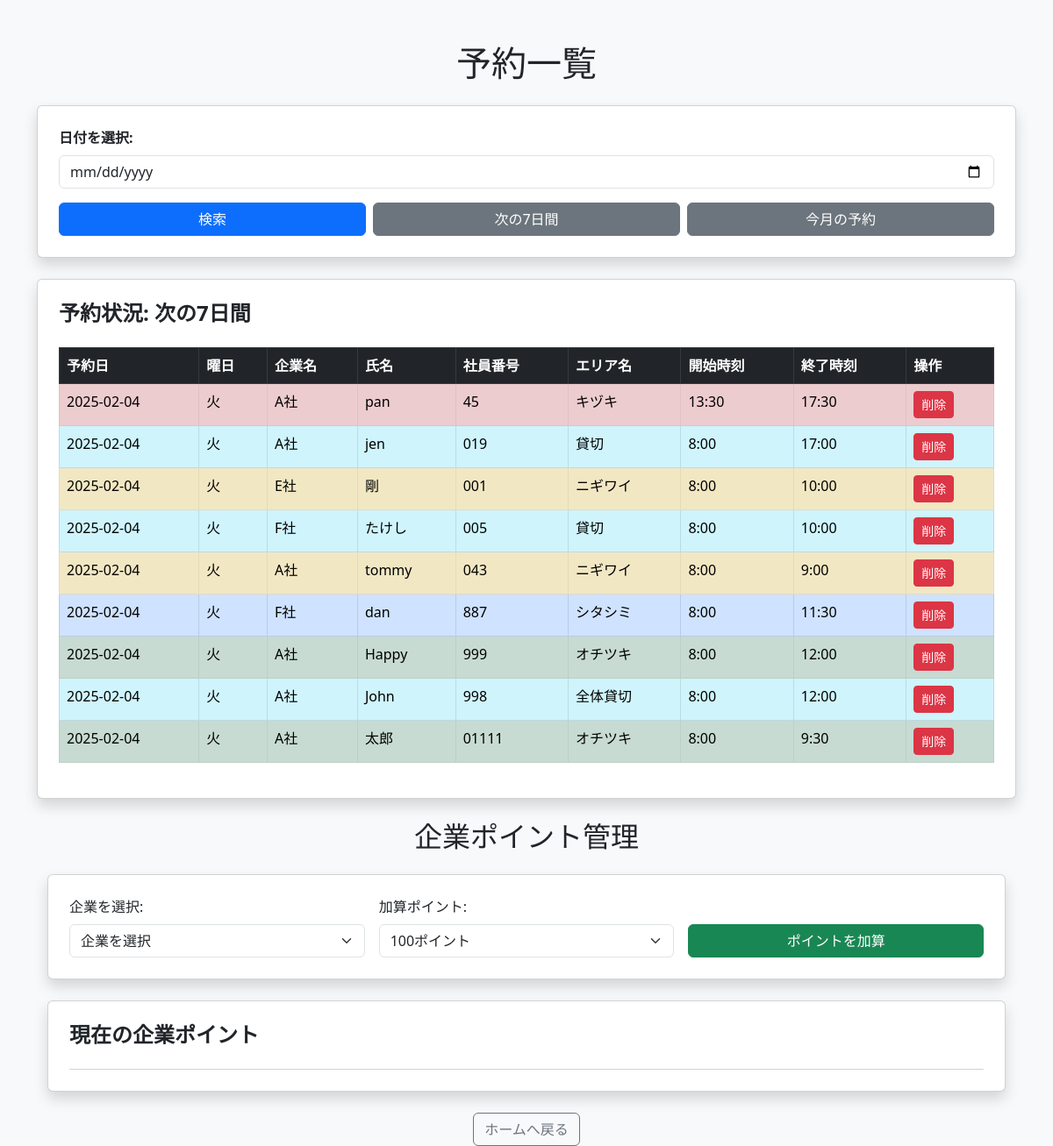
Screenshot of /reservations_list?range=7days with the database file from the repository.
### app.py (models this page shows)
class Reservation(db.Model):
    id = db.Column(db.Integer, primary_key=True)
    company = db.Column(db.String(50), nullable=False)  # 企業名
    name = db.Column(db.String(100), nullable=False)  # 氏名
    employee_id = db.Column(db.String(20), nullable=False)  # 社員番号
    area = db.Column(db.String(100), nullable=False)  # 予約エリア（複数選択可能）
    date = db.Column(db.Date, nullable=False)  # ✅ String → Date に変更
    start_time = db.Column(db.String(5), nullable=False)
    end_time = db.Column(db.String(5), nullable=False)
    created_at = db.Column(db.DateTime, default=datetime.utcnow)

### app.py (the view)
@app.route('/reservations_list', methods=['GET'])
def reservations_list():
    date = request.args.get('date')
    range_type = request.args.get('range')
    today = datetime.today().strftime('%Y-%m-%d')
    if range_type == "7days":
        end_date = (datetime.today() + timedelta(days=7)).strftime('%Y-%m-%d')
        reservations = Reservation.query.filter(
            and_(Reservation.date >= today, Reservation.date <= end_date)
        ).order_by(Reservation.date, Reservation.start_time).all()
    elif range_type == "month":
        end_date = (datetime.today().replace(day=1) + timedelta(days=31)).strftime('%Y-%m-%d')
        reservations = Reservation.query.filter(
            and_(Reservation.date >= today, Reservation.date <= end_date)
        ).order_by(Reservation.date, Reservation.start_time).all()
    elif date:
        try:
            date = datetime.strptime(date, "%Y-%m-%d").date()  # ✅ ここで型変換をチェック
        except ValueError:
            date = None
        reservations = Reservation.query.filter_by(date=date).order_by(Reservation.start_time).all()
    else:
        reservations = []
    return render_template('reservations_list.html', reservations=reservations, selected_date=date, range_type=range_type)

### templates/reservations_list.html (shortened to what this page needs)
<!DOCTYPE html>
<html lang="ja">
<head>
    <link href="https://cdn.jsdelivr.net/npm/bootstrap@5.3.0/dist/css/bootstrap.min.css" rel="stylesheet">
</head>
<body class="bg-light">
    <div class="container mt-5">
        <h1 class="text-center mb-4">予約一覧</h1>
        <div class="card shadow p-4">
            <form method="get" action="/reservations_list">
                <div class="mb-3">
                    <label for="date" class="form-label fw-bold">日付を選択:</label>
                    <input type="date" id="date" name="date" class="form-control" required>
                </div>
                <div class="d-flex gap-2">
                    <button type="submit" class="btn btn-primary w-100">検索</button>
                    <a href="/reservations_list?range=7days" class="btn btn-secondary w-100">次の7日間</a>
                    <a href="/reservations_list?range=month" class="btn btn-secondary w-100">今月の予約</a>
                </div>
            </form>
        </div>
        <div class="card shadow p-4 mt-4">
            <h4 class="fw-bold">予約状況:
                {{ selected_date if selected_date else ("次の7日間" if range_type == "7days" else "今月の予約" if range_type == "month" else "日付を選択してください") }}
            </h4>
            {% if reservations %}
            <div class="table-responsive">
                <table class="table table-striped table-hover table-bordered mt-3">
                    <thead class="table-dark">
                        <tr>
                            <th>予約日</th>
                            <th>曜日</th>
                            <th>企業名</th>
                            <th>氏名</th>
                            <th>社員番号</th>
                            <th>エリア名</th>
                            <th>開始時刻</th>
                            <th>終了時刻</th>
                            <th>操作</th>
                        </tr>
                    </thead>
                    <tbody>
                        {% for reservation in reservations %}
                        <tr class="{% if 'キヅキ' in reservation.area %}table-danger{% elif 'オチツキ' in reservation.area %}table-success{% elif 'シタシミ' in reservation.area %}table-primary{% elif 'ニギワイ' in reservation.area %}table-warning{% elif '貸切' in reservation.area %}table-info{% endif %}">
                            <td>{{ reservation.date }}</td>
                            <td>{{ reservation.date.strftime('%A') | replace('Monday', '月') | replace('Tuesday', '火') | replace('Wednesday', '水') | replace('Thursday', '木') | replace('Friday', '金') | replace('Saturday', '土') | replace('Sunday', '日') }}</td>
                            <td>{{ reservation.company }}</td>
                            <td>{{ reservation.name }}</td>
                            <td>{{ reservation.employee_id }}</td>
                            <td>{{ reservation.area if reservation.area else "未設定" }}</td>
                            <td>{{ reservation.start_time }}</td>
                            <td>{{ reservation.end_time }}</td>
                            <td>
                                <form action="{{ url_for('delete_reservation', reservation_id=reservation.id) }}" method="post">
                                    <button type="submit" class="btn btn-danger btn-sm" onclick="return confirm('本当に削除しますか？');">削除</button>
                                </form>
                            </td>
                        </tr>
                        {% endfor %}
                    </tbody>
                </table>
            </div>
            {% else %}
                <p class="text-muted">この期間に予約はありません。</p>
            {% endif %}
        </div>
        <div class="container mt-4">
            <h2 class="text-center mb-4">企業ポイント管理</h2>
            <div class="card shadow p-4 mb-4">
                <form action="/add_points" method="post" class="row g-3">
                    <div class="col-md-4">
                        <label for="company" class="form-label">企業を選択:</label>
                        <select name="company" id="company" class="form-select" required>
                            <option value="">企業を選択</option>
                        </select>
                    </div>
                    <div class="col-md-4">
                        <label for="points" class="form-label">加算ポイント:</label>
                        <select name="points" id="points" class="form-select" required>
                            <option value="100">100ポイント</option>
                        </select>
                    </div>
                    <div class="col-md-4 d-flex align-items-end">
                        <button type="submit" class="btn btn-success w-100">ポイントを加算</button>
                    </div>
                </form>
            </div>
            <div class="card shadow p-4">
                <h4 class="fw-bold">現在の企業ポイント</h4>
                <ul id="company_points_list" class="list-group mt-3">
                </ul>
            </div>
        </div>
<link href="https://cdn.jsdelivr.net/npm/fullcalendar@6.1.8/main.min.css" rel="stylesheet">
        <div class="text-center mt-4">
            <a href="/" class="btn btn-outline-secondary">ホームへ戻る</a>
        </div>
    </div>
</body>
</html>

### rows the page displays
Reservation: date "2025-02-04", date "火", company "A社", name "pan", employee_id "45", area "キヅキ", start_time "13:30", end_time "17:30"
Reservation: date "2025-02-04", date "火", company "A社", name "jen", employee_id "019", area "貸切", start_time "8:00", end_time "17:00"
Reservation: date "2025-02-04", date "火", company "E社", name "剛", employee_id "001", area "ニギワイ", start_time "8:00", end_time "10:00"
Reservation: date "2025-02-04", date "火", company "F社", name "たけし", employee_id "005", area "貸切", start_time "8:00", end_time "10:00"
Reservation: date "2025-02-04", date "火", company "A社", name "tommy", employee_id "043", area "ニギワイ", start_time "8:00", end_time "9:00"
Reservation: date "2025-02-04", date "火", company "F社", name "dan", employee_id "887", area "シタシミ", start_time "8:00", end_time "11:30"
Reservation: date "2025-02-04", date "火", company "A社", name "Happy", employee_id "999", area "オチツキ", start_time "8:00", end_time "12:00"
Reservation: date "2025-02-04", date "火", company "A社", name "John", employee_id "998", area "全体貸切", start_time "8:00", end_time "12:00"
Reservation: date "2025-02-04", date "火", company "A社", name "太郎", employee_id "01111", area "オチツキ", start_time "8:00", end_time "9:30"
